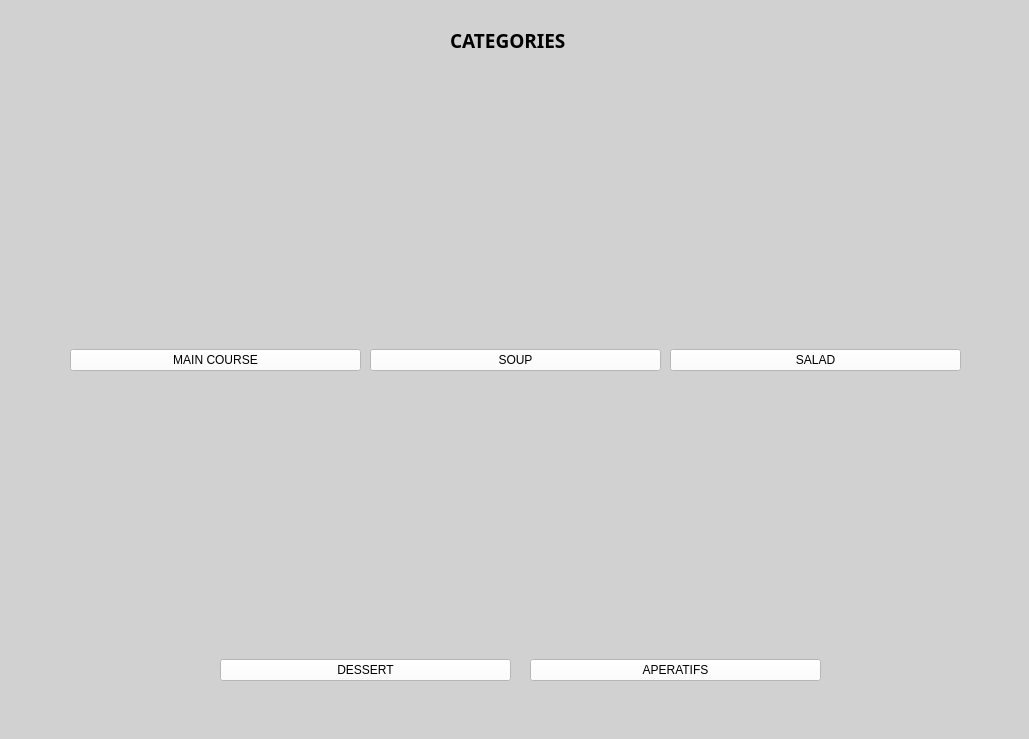
<?xml version="1.0" encoding="UTF-8"?>
<ui version="4.0">
 <class>MainWindow</class>
 <widget class="QMainWindow" name="MainWindow">
  <property name="geometry">
   <rect>
    <x>0</x>
    <y>0</y>
    <width>1029</width>
    <height>739</height>
   </rect>
  </property>
  <property name="windowTitle">
   <string>MainWindow</string>
  </property>
  <property name="styleSheet">
   <string notr="true">background-color: rgb(209, 209, 209);</string>
  </property>
  <widget class="QWidget" name="centralwidget">
   <widget class="QLabel" name="label">
    <property name="geometry">
     <rect>
      <x>450</x>
      <y>20</y>
      <width>141</width>
      <height>41</height>
     </rect>
    </property>
    <property name="font">
     <font>
      <family>Segoe UI Semilight</family>
      <pointsize>14</pointsize>
      <bold>true</bold>
      <underline>false</underline>
     </font>
    </property>
    <property name="text">
     <string>CATEGORIES</string>
    </property>
   </widget>
   <widget class="QWidget" name="layoutWidget">
    <property name="geometry">
     <rect>
      <x>370</x>
      <y>80</y>
      <width>291</width>
      <height>291</height>
     </rect>
    </property>
    <layout class="QVBoxLayout" name="verticalLayout_2">
     <item>
      <widget class="QLabel" name="label_pic_2">
       <property name="text">
        <string/>
       </property>
      </widget>
     </item>
     <item>
      <widget class="QPushButton" name="pushButton_2">
       <property name="font">
        <font>
         <bold>false</bold>
        </font>
       </property>
       <property name="styleSheet">
        <string notr="true">background-color: rgb(255, 255, 255);</string>
       </property>
       <property name="text">
        <string>SOUP</string>
       </property>
      </widget>
     </item>
    </layout>
   </widget>
   <widget class="QWidget" name="layoutWidget_2">
    <property name="geometry">
     <rect>
      <x>670</x>
      <y>80</y>
      <width>291</width>
      <height>291</height>
     </rect>
    </property>
    <layout class="QVBoxLayout" name="verticalLayout_3">
     <item>
      <widget class="QLabel" name="label_pic_3">
       <property name="text">
        <string/>
       </property>
      </widget>
     </item>
     <item>
      <widget class="QPushButton" name="pushButton_3">
       <property name="font">
        <font>
         <bold>false</bold>
        </font>
       </property>
       <property name="styleSheet">
        <string notr="true">background-color: rgb(255, 255, 255);</string>
       </property>
       <property name="text">
        <string>SALAD</string>
       </property>
      </widget>
     </item>
    </layout>
   </widget>
   <widget class="QWidget" name="layoutWidget_3">
    <property name="geometry">
     <rect>
      <x>220</x>
      <y>390</y>
      <width>291</width>
      <height>291</height>
     </rect>
    </property>
    <layout class="QVBoxLayout" name="verticalLayout_4">
     <item>
      <widget class="QLabel" name="label_pic_4">
       <property name="text">
        <string/>
       </property>
      </widget>
     </item>
     <item>
      <widget class="QPushButton" name="pushButton_4">
       <property name="font">
        <font>
         <bold>false</bold>
        </font>
       </property>
       <property name="styleSheet">
        <string notr="true">background-color: rgb(255, 255, 255);</string>
       </property>
       <property name="text">
        <string>DESSERT</string>
       </property>
      </widget>
     </item>
    </layout>
   </widget>
   <widget class="QWidget" name="layoutWidget_4">
    <property name="geometry">
     <rect>
      <x>530</x>
      <y>390</y>
      <width>291</width>
      <height>291</height>
     </rect>
    </property>
    <layout class="QVBoxLayout" name="verticalLayout_5">
     <item>
      <widget class="QLabel" name="label_pic_5">
       <property name="text">
        <string/>
       </property>
      </widget>
     </item>
     <item>
      <widget class="QPushButton" name="pushButton_5">
       <property name="font">
        <font>
         <bold>false</bold>
        </font>
       </property>
       <property name="styleSheet">
        <string notr="true">background-color: rgb(255, 255, 255);</string>
       </property>
       <property name="text">
        <string>APERATIFS</string>
       </property>
      </widget>
     </item>
    </layout>
   </widget>
   <widget class="QWidget" name="layoutWidget">
    <property name="geometry">
     <rect>
      <x>70</x>
      <y>80</y>
      <width>291</width>
      <height>291</height>
     </rect>
    </property>
    <layout class="QVBoxLayout" name="verticalLayout">
     <item>
      <widget class="QLabel" name="label_pic">
       <property name="text">
        <string/>
       </property>
      </widget>
     </item>
     <item>
      <widget class="QPushButton" name="pushButton">
       <property name="font">
        <font>
         <bold>false</bold>
        </font>
       </property>
       <property name="styleSheet">
        <string notr="true">background-color: rgb(255, 255, 255);</string>
       </property>
       <property name="text">
        <string>MAIN COURSE</string>
       </property>
      </widget>
     </item>
    </layout>
   </widget>
  </widget>
  <widget class="QMenuBar" name="menubar">
   <property name="geometry">
    <rect>
     <x>0</x>
     <y>0</y>
     <width>1029</width>
     <height>26</height>
    </rect>
   </property>
  </widget>
  <widget class="QStatusBar" name="statusbar"/>
 </widget>
 <resources/>
 <connections/>
</ui>
